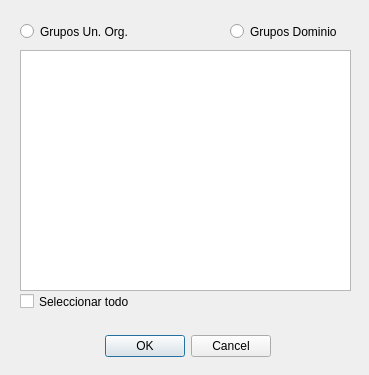
<?xml version="1.0" encoding="UTF-8"?>
<ui version="4.0">
 <class>form_grupos</class>
 <widget class="QDialog" name="form_grupos">
  <property name="geometry">
   <rect>
    <x>0</x>
    <y>0</y>
    <width>369</width>
    <height>375</height>
   </rect>
  </property>
  <property name="windowTitle">
   <string>Añadir a grupos</string>
  </property>
  <widget class="QDialogButtonBox" name="buttonBox">
   <property name="geometry">
    <rect>
     <x>100</x>
     <y>330</y>
     <width>171</width>
     <height>32</height>
    </rect>
   </property>
   <property name="orientation">
    <enum>Qt::Horizontal</enum>
   </property>
   <property name="standardButtons">
    <set>QDialogButtonBox::Cancel|QDialogButtonBox::Ok</set>
   </property>
  </widget>
  <widget class="QListWidget" name="listWidget_grupos">
   <property name="geometry">
    <rect>
     <x>20</x>
     <y>50</y>
     <width>331</width>
     <height>241</height>
    </rect>
   </property>
   <property name="selectionMode">
    <enum>QAbstractItemView::MultiSelection</enum>
   </property>
  </widget>
  <widget class="QRadioButton" name="radioButton_GruposOU">
   <property name="geometry">
    <rect>
     <x>20</x>
     <y>20</y>
     <width>151</width>
     <height>23</height>
    </rect>
   </property>
   <property name="text">
    <string>Grupos Un. Org.</string>
   </property>
  </widget>
  <widget class="QRadioButton" name="radioButton_GruposDom">
   <property name="geometry">
    <rect>
     <x>230</x>
     <y>20</y>
     <width>121</width>
     <height>23</height>
    </rect>
   </property>
   <property name="text">
    <string>Grupos Dominio</string>
   </property>
  </widget>
  <widget class="QCheckBox" name="checkBox">
   <property name="geometry">
    <rect>
     <x>20</x>
     <y>290</y>
     <width>131</width>
     <height>23</height>
    </rect>
   </property>
   <property name="text">
    <string>Seleccionar todo</string>
   </property>
  </widget>
 </widget>
 <resources/>
 <connections>
  <connection>
   <sender>buttonBox</sender>
   <signal>accepted()</signal>
   <receiver>form_grupos</receiver>
   <slot>accept()</slot>
   <hints>
    <hint type="sourcelabel">
     <x>248</x>
     <y>254</y>
    </hint>
    <hint type="destinationlabel">
     <x>157</x>
     <y>274</y>
    </hint>
   </hints>
  </connection>
  <connection>
   <sender>buttonBox</sender>
   <signal>rejected()</signal>
   <receiver>form_grupos</receiver>
   <slot>reject()</slot>
   <hints>
    <hint type="sourcelabel">
     <x>316</x>
     <y>260</y>
    </hint>
    <hint type="destinationlabel">
     <x>286</x>
     <y>274</y>
    </hint>
   </hints>
  </connection>
 </connections>
</ui>
